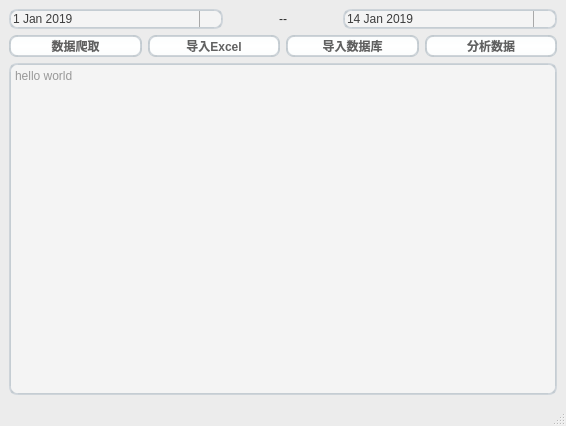
<?xml version="1.0" encoding="UTF-8"?>
<ui version="4.0">
 <class>MainWindow</class>
 <widget class="QMainWindow" name="MainWindow">
  <property name="geometry">
   <rect>
    <x>0</x>
    <y>0</y>
    <width>566</width>
    <height>426</height>
   </rect>
  </property>
  <property name="windowTitle">
   <string>MainWindow</string>
  </property>
  <property name="styleSheet">
   <string notr="true">/*
 * MacOS Style Sheet for QT Applications
 * Author: Jaime A. Quiroga P.
 * Company: GTRONICK
 * Last updated: 25/12/2020, 23:10.
 * Available at: https://github.com/GTRONICK/QSS/blob/master/MacOS.qss
 */
QMainWindow {
    background-color:#ececec;
}
QPushButton, QToolButton, QCommandLinkButton{
    padding: 0 5px 0 5px;
    border-style: solid;
    border-top-color: qlineargradient(spread:pad, x1:0, y1:0, x2:0, y2:1, stop:0 #c1c9cf, stop:1 #d2d8dd);
    border-right-color: qlineargradient(spread:pad, x1:1, y1:0, x2:0, y2:0, stop:0 #c1c9cf, stop:1 #d2d8dd);
    border-bottom-color: qlineargradient(spread:pad, x1:0, y1:1, x2:0, y2:0, stop:0 #c1c9cf, stop:1 #d2d8dd);
    border-left-color: qlineargradient(spread:pad, x1:0, y1:0, x2:1, y2:0, stop:0 #c1c9cf, stop:1 #d2d8dd);
    border-width: 2px;
    border-radius: 8px;
    color: #616161;
    font-weight: bold;
    background-color: qlineargradient(spread:pad, x1:0.5, y1:0, x2:0.5, y2:1, stop:0 #fbfdfd, stop:0.5 #ffffff, stop:1 #fbfdfd);
}
QPushButton::default, QToolButton::default, QCommandLinkButton::default{
    border: 2px solid transparent;
    color: #FFFFFF;
    background-color: qlineargradient(spread:pad, x1:0.5, y1:0, x2:0.5, y2:1, stop:0 #84afe5, stop:1 #1168e4);
}
QPushButton:hover, QToolButton:hover, QCommandLinkButton:hover{
    color: #3d3d3d;
}
QPushButton:pressed, QToolButton:pressed, QCommandLinkButton:pressed{
    color: #aeaeae;
    background-color: qlineargradient(spread:pad, x1:0.5, y1:0, x2:0.5, y2:1, stop:0 #ffffff, stop:0.5 #fbfdfd, stop:1 #ffffff);
}
QPushButton:disabled, QToolButton:disabled, QCommandLinkButton:disabled{
    color: #616161;
    background-color: qlineargradient(spread:pad, x1:0.5, y1:0, x2:0.5, y2:1, stop:0 #dce7eb, stop:0.5 #e0e8eb, stop:1 #dee7ec);
}
QLineEdit, QTextEdit, QPlainTextEdit, QSpinBox, QDoubleSpinBox, QTimeEdit, QDateEdit, QDateTimeEdit {
    border-width: 2px;
    border-radius: 8px;
    border-style: solid;
    border-top-color: qlineargradient(spread:pad, x1:0.5, y1:1, x2:0.5, y2:0, stop:0 #c1c9cf, stop:1 #d2d8dd);
    border-right-color: qlineargradient(spread:pad, x1:0, y1:0, x2:1, y2:0, stop:0 #c1c9cf, stop:1 #d2d8dd);
    border-bottom-color: qlineargradient(spread:pad, x1:0.5, y1:0, x2:0.5, y2:1, stop:0 #c1c9cf, stop:1 #d2d8dd);
    border-left-color: qlineargradient(spread:pad, x1:1, y1:0, x2:0, y2:0, stop:0 #c1c9cf, stop:1 #d2d8dd);
    background-color: #f4f4f4;
    color: #3d3d3d;
}
QLineEdit:focus, QTextEdit:focus, QPlainTextEdit:focus, QSpinBox:focus, QDoubleSpinBox:focus, QTimeEdit:focus, QDateEdit:focus, QDateTimeEdit:focus {
    border-width: 2px;
    border-radius: 8px;
    border-style: solid;
    border-top-color: qlineargradient(spread:pad, x1:0.5, y1:1, x2:0.5, y2:0, stop:0 #85b7e3, stop:1 #9ec1db);
    border-right-color: qlineargradient(spread:pad, x1:0, y1:0, x2:1, y2:0, stop:0 #85b7e3, stop:1 #9ec1db);
    border-bottom-color: qlineargradient(spread:pad, x1:0.5, y1:0, x2:0.5, y2:1, stop:0 #85b7e3, stop:1 #9ec1db);
    border-left-color: qlineargradient(spread:pad, x1:1, y1:0, x2:0, y2:0, stop:0 #85b7e3, stop:1 #9ec1db);
    background-color: #f4f4f4;
    color: #3d3d3d;
}
QLineEdit:disabled, QTextEdit:disabled, QPlainTextEdit:disabled, QSpinBox:disabled, QDoubleSpinBox:disabled, QTimeEdit:disabled, QDateEdit:disabled, QDateTimeEdit:disabled {
    color: #b9b9b9;
}
QSpinBox::up-button, QDoubleSpinBox::up-button, QTimeEdit::up-button, QDateEdit::up-button, QDateTimeEdit::up-button {
    subcontrol-origin: padding;
    subcontrol-position: top right;
    width: 15px;
    color: #272727;
    border-left-width: 1px;
    border-left-color: darkgray;
    border-left-style: solid;
    border-top-right-radius: 3px;
    padding: 3px;
}
QSpinBox::down-button, QDoubleSpinBox::down-button, QTimeEdit::down-button, QDateEdit::down-button, QDateTimeEdit::down-button {
    subcontrol-origin: padding;
    subcontrol-position: bottom right;
    width: 15px;
    color: #272727;
    border-left-width: 1px;
    border-left-color: darkgray;
    border-left-style: solid;
    border-bottom-right-radius: 3px;
    padding: 3px;
}
QSpinBox::up-button:pressed, QDoubleSpinBox::up-button:pressed, QTimeEdit::up-button:pressed, QDateEdit::up-button:pressed, QDateTimeEdit::up-button:pressed {
    color: #aeaeae;
    background-color: qlineargradient(spread:pad, x1:0.5, y1:0, x2:0.5, y2:1, stop:0 #ffffff, stop:0.5 #fbfdfd, stop:1 #ffffff);
}
QSpinBox::down-button:pressed, QDoubleSpinBox::down-button:pressed, QTimeEdit::down-button:pressed, QDateEdit::down-button:pressed, QDateTimeEdit::down-button:pressed {
    color: #aeaeae;
    background-color: qlineargradient(spread:pad, x1:0.5, y1:0, x2:0.5, y2:1, stop:0 #ffffff, stop:0.5 #fbfdfd, stop:1 #ffffff);
}
QSpinBox::up-button:hover, QDoubleSpinBox::up-button:hover, QTimeEdit::up-button:hover, QDateEdit::up-button:hover, QDateTimeEdit::up-button:hover {
    color: #FFFFFF;
    border-top-right-radius: 5px;
    background-color: qlineargradient(spread:pad, x1:0.5, y1:0, x2:0.5, y2:1, stop:0 #84afe5, stop:1 #1168e4);
    
}
QSpinBox::down-button:hover, QDoubleSpinBox::down-button:hover, QTimeEdit::down-button:hover, QDateEdit::down-button:hover, QDateTimeEdit::down-button:hover {
    color: #FFFFFF;
    border-bottom-right-radius: 5px;
    background-color: qlineargradient(spread:pad, x1:0.5, y1:0, x2:0.5, y2:1, stop:0 #84afe5, stop:1 #1168e4);
}
QSpinBox::up-arrow, QDoubleSpinBox::up-arrow, QTimeEdit::up-arrow, QDateEdit::up-arrow, QDateTimeEdit::up-arrow {
    image: url(/usr/share/icons/Adwaita/16x16/actions/go-up-symbolic.symbolic.png);
}
QSpinBox::down-arrow, QDoubleSpinBox::down-arrow, QTimeEdit::down-arrow, QDateEdit::down-arrow, QDateTimeEdit::down-arrow {
    image: url(/usr/share/icons/Adwaita/16x16/actions/go-down-symbolic.symbolic.png);
}
QProgressBar {
    max-height: 8px;
    text-align: center;
    font: italic bold 11px;
    color: #3d3d3d;
    border: 1px solid transparent;
    border-radius:4px;
    background-color: qlineargradient(spread:pad, x1:0, y1:0, x2:0, y2:1, stop:0 #ddd5d5, stop:0.5 #dad3d3, stop:1 #ddd5d5);
}
QProgressBar::chunk {
    background-color: qlineargradient(spread:pad, x1:0, y1:0, x2:0, y2:1, stop:0 #467dd1, stop:0.5 #3b88fc, stop:1 #467dd1);
    border-radius: 4px;
}
QProgressBar:disabled {
    color: #616161;
}
QProgressBar::chunk:disabled {
    background-color: #aeaeae;
}
QSlider::groove {
    border: 1px solid #bbbbbb;
    background-color: #52595d;
    border-radius: 4px;
}
QSlider::groove:horizontal {
    height: 6px;
}
QSlider::groove:vertical {
    width: 6px;
}
QSlider::handle:horizontal {
    background: #ffffff;
    border-style: solid;
    border-width: 1px;
    border-color: rgb(207,207,207);
    width: 12px;
    margin: -5px 0;
    border-radius: 7px;
}
QSlider::handle:vertical {
    background: #ffffff;
    border-style: solid;
    border-width: 1px;
    border-color: rgb(207,207,207);
    height: 12px;
    margin: 0 -5px;
    border-radius: 7px;
}
QSlider::add-page, QSlider::sub-page {
    border: 1px transparent;
    background-color: #52595d;
    border-radius: 4px;
}
QSlider::add-page:horizontal {
    background: qlineargradient(spread:pad, x1:0, y1:0, x2:0, y2:1, stop:0 #ddd5d5, stop:0.5 #dad3d3, stop:1 #ddd5d5);
}
QSlider::sub-page:horizontal {
    background-color: qlineargradient(spread:pad, x1:0, y1:0, x2:1, y2:0, stop:0 #467dd1, stop:0.5 #3b88fc, stop:1 #467dd1);
}
QSlider::add-page:vertical {
    background-color: qlineargradient(spread:pad, x1:0, y1:0, x2:0, y2:1, stop:0 #467dd1, stop:0.5 #3b88fc, stop:1 #467dd1);
}
QSlider::sub-page:vertical {
    background: qlineargradient(spread:pad, x1:0, y1:0, x2:1, y2:0, stop:0 #ddd5d5, stop:0.5 #dad3d3, stop:1 #ddd5d5);
}
QSlider::add-page:horizontal:disabled, QSlider::sub-page:horizontal:disabled, QSlider::add-page:vertical:disabled, QSlider::sub-page:vertical:disabled {
    background: #b9b9b9;
}
QComboBox, QFontComboBox {
    border-width: 2px;
    border-radius: 8px;
    border-style: solid;
    border-top-color: qlineargradient(spread:pad, x1:0.5, y1:1, x2:0.5, y2:0, stop:0 #c1c9cf, stop:1 #d2d8dd);
    border-right-color: qlineargradient(spread:pad, x1:0, y1:0, x2:1, y2:0, stop:0 #c1c9cf, stop:1 #d2d8dd);
    border-bottom-color: qlineargradient(spread:pad, x1:0.5, y1:0, x2:0.5, y2:1, stop:0 #c1c9cf, stop:1 #d2d8dd);
    border-left-color: qlineargradient(spread:pad, x1:1, y1:0, x2:0, y2:0, stop:0 #c1c9cf, stop:1 #d2d8dd);
    background-color: #f4f4f4;
    color: #272727;
    padding-left: 5px;
}
QComboBox:editable, QComboBox:!editable, QComboBox::drop-down:editable, QComboBox:!editable:on, QComboBox::drop-down:editable:on {
    background: #ffffff;
}
QComboBox::drop-down {
    subcontrol-origin: padding;
    subcontrol-position: top right;
    width: 15px;
    color: #272727;
    border-left-width: 1px;
    border-left-color: darkgray;
    border-left-style: solid;
    border-top-right-radius: 3px;
    border-bottom-right-radius: 3px;
}
QComboBox::down-arrow {
    image: url(/usr/share/icons/Adwaita/16x16/actions/go-down-symbolic.symbolic.png); /*Adawaita icon thene*/
}

QComboBox::down-arrow:on {
    top: 1px;
    left: 1px;
}
QComboBox QAbstractItemView {
    border: 1px solid darkgray;
    border-radius: 8px;
    selection-background-color: #dadada;
    selection-color: #272727;
    color: #272727;
    background: white;
}
QLabel, QCheckBox, QRadioButton {
    color: #272727;
}
QCheckBox {
    padding: 2px;
}
QCheckBox:disabled, QRadioButton:disabled {
    color: #808086;
    padding: 2px;
}

QCheckBox:hover {
    border-radius:4px;
    border-style:solid;
    padding-left: 1px;
    padding-right: 1px;
    padding-bottom: 1px;
    padding-top: 1px;
    border-width:1px;
    border-color: transparent;
}
QCheckBox::indicator:checked {
    image: url(/usr/share/icons/Adwaita/16x16/actions/object-select-symbolic.symbolic.png);
    height: 15px;
    width: 15px;
    border-style:solid;
    border-width: 1px;
    border-color: #48a5fd;
    color: #ffffff;
    border-radius: 3px;
    background-color: qlineargradient(spread:pad, x1:0, y1:0, x2:0, y2:1, stop:0 #48a5fd, stop:0.5 #329cfb, stop:1 #48a5fd);
}
QCheckBox::indicator:unchecked {
    
    height: 15px;
    width: 15px;
    border-style:solid;
    border-width: 1px;
    border-color: #48a5fd;
    border-radius: 3px;
    background-color: #fbfdfa;
}
QLCDNumber {
    color: #616161;;
}
QMenuBar {
    background-color: #ececec;
}
QMenuBar::item {
    color: #616161;
    spacing: 3px;
    padding: 1px 4px;
    background-color: #ececec;
}

QMenuBar::item:selected {
    background-color: #dadada;
    color: #3d3d3d;
}
QMenu {
    background-color: #ececec;
}
QMenu::item:selected {
    background-color: #dadada;
    color: #3d3d3d;
}
QMenu::item {
    color: #616161;;
    background-color: #e0e0e0;
}
QTabWidget {
    color:rgb(0,0,0);
    background-color:#000000;
}
QTabWidget::pane {
    border-color: #050a0e;
    background-color: #e0e0e0;
    border-width: 1px;
    border-radius: 4px;
    position: absolute;
    top: -0.5em;
    padding-top: 0.5em;
}

QTabWidget::tab-bar {
    alignment: center;
}

QTabBar::tab {
    border-bottom: 1px solid #c0c0c0;
    padding: 3px;
    color: #272727;
    background-color: #fefefc;
    margin-left:0px;
}
QTabBar::tab:!last {
    border-right: 1px solid;
    border-right-color: #c0c0c0;
    border-bottom-color: #c0c0c0;
}
QTabBar::tab:first {
    border-top-left-radius: 4px;
    border-bottom-left-radius: 4px;
}
QTabBar::tab:last {
    border-top-right-radius: 4px;
    border-bottom-right-radius: 4px;
}
QTabBar::tab:selected, QTabBar::tab:last:selected, QTabBar::tab:hover {
    color: #FFFFFF;
    background-color: qlineargradient(spread:pad, x1:0.5, y1:0, x2:0.5, y2:1, stop:0 #84afe5, stop:1 #1168e4);
}
QRadioButton::indicator {
    height: 14px;
    width: 14px;
    border-style:solid;
    border-radius:7px;
    border-width: 1px;
}
QRadioButton::indicator:checked {
    border-color: #48a5fd;
    background-color: qradialgradient(cx:0.5, cy:0.5, radius:0.4,fx:0.5, fy:0.5, stop:0 #ffffff, stop:0.5 #ffffff, stop:0.6 #48a5fd, stop:1 #48a5fd);
}
QRadioButton::indicator:!checked {
    border-color: #a9b7c6;
    background-color: #fbfdfa;
}
QStatusBar {
    color:#027f7f;
}

QDial {
    background: #16a085;
}

QToolBox {
    color: #a9b7c6;
    background-color: #222b2e;
}
QToolBox::tab {
    color: #a9b7c6;
    background-color:#222b2e;
}
QToolBox::tab:selected {
    color: #FFFFFF;
    background-color:#222b2e;
}
QScrollArea {
    color: #FFFFFF;
    background-color:#222b2e;
}

QScrollBar:horizontal {
	max-height: 10px;
	border: 1px transparent grey;
	margin: 0px 20px 0px 20px;
	background: transparent;
}
QScrollBar:vertical {
	max-width: 10px;
	border: 1px transparent grey;
	margin: 20px 0px 20px 0px;
	background: transparent;
}
QScrollBar::handle:vertical, QScrollBar::handle:horizontal {
	background: #52595d;
	border-style: transparent;
	border-radius: 4px;
	min-height: 25px;
}
QScrollBar::handle:horizontal:hover, QScrollBar::handle:vertical:hover {
	background: qlineargradient(spread:pad, x1:0, y1:0, x2:1, y2:0, stop:0 #467dd1, stop:0.5 #3b88fc, stop:1 #467dd1);
}
QScrollBar::add-line, QScrollBar::sub-line {
    border: 2px transparent grey;
    border-radius: 4px;
    subcontrol-origin: margin;
    background: #b9b9b9;
}
QScrollBar::add-line:horizontal {
    width: 20px;
    subcontrol-position: right;
}
QScrollBar::add-line:vertical {
    height: 20px;
    subcontrol-position: bottom;
}
QScrollBar::sub-line:horizontal {
    width: 20px;
    subcontrol-position: left;
}
QScrollBar::sub-line:vertical {
    height: 20px;
    subcontrol-position: top;
}
QScrollBar::add-line:vertical:pressed, QScrollBar::add-line:horizontal:pressed, QScrollBar::sub-line:horizontal:pressed, QScrollBar::sub-line:vertical:pressed {
    background: qlineargradient(spread:pad, x1:0, y1:0, x2:1, y2:0, stop:0 #467dd1, stop:0.5 #3b88fc, stop:1 #467dd1);
}
QScrollBar::add-page:horizontal, QScrollBar::sub-page:horizontal, QScrollBar::add-page:vertical, QScrollBar::sub-page:vertical {
    background: none;
}
QScrollBar::up-arrow:vertical {
    image: url(/usr/share/icons/Adwaita/16x16/actions/go-up-symbolic.symbolic.png);
}
QScrollBar::down-arrow:vertical {
    image: url(/usr/share/icons/Adwaita/16x16/actions/go-down-symbolic.symbolic.png);
}
QScrollBar::left-arrow:horizontal {
    image: url(/usr/share/icons/Adwaita/16x16/actions/go-previous-symbolic.symbolic.png);
}
QScrollBar::right-arrow:horizontal {
    image: url(/usr/share/icons/Adwaita/16x16/actions/go-next-symbolic.symbolic.png);
}</string>
  </property>
  <property name="unifiedTitleAndToolBarOnMac">
   <bool>false</bool>
  </property>
  <widget class="QWidget" name="centralwidget">
   <property name="styleSheet">
    <string notr="true"/>
   </property>
   <layout class="QVBoxLayout" name="verticalLayout">
    <item>
     <layout class="QHBoxLayout" name="horizontalLayout">
      <property name="leftMargin">
       <number>0</number>
      </property>
      <property name="rightMargin">
       <number>0</number>
      </property>
      <item>
       <widget class="QDateEdit" name="startDateEdit">
        <property name="sizePolicy">
         <sizepolicy hsizetype="Minimum" vsizetype="Fixed">
          <horstretch>2</horstretch>
          <verstretch>0</verstretch>
         </sizepolicy>
        </property>
        <property name="dateTime">
         <datetime>
          <hour>0</hour>
          <minute>0</minute>
          <second>10</second>
          <year>2019</year>
          <month>1</month>
          <day>1</day>
         </datetime>
        </property>
       </widget>
      </item>
      <item>
       <widget class="QLabel" name="label">
        <property name="sizePolicy">
         <sizepolicy hsizetype="Minimum" vsizetype="Preferred">
          <horstretch>1</horstretch>
          <verstretch>0</verstretch>
         </sizepolicy>
        </property>
        <property name="text">
         <string>--</string>
        </property>
        <property name="alignment">
         <set>Qt::AlignCenter</set>
        </property>
       </widget>
      </item>
      <item>
       <widget class="QDateEdit" name="endDateEdit">
        <property name="sizePolicy">
         <sizepolicy hsizetype="Minimum" vsizetype="Fixed">
          <horstretch>2</horstretch>
          <verstretch>0</verstretch>
         </sizepolicy>
        </property>
        <property name="dateTime">
         <datetime>
          <hour>0</hour>
          <minute>0</minute>
          <second>0</second>
          <year>2019</year>
          <month>1</month>
          <day>14</day>
         </datetime>
        </property>
       </widget>
      </item>
     </layout>
    </item>
    <item>
     <layout class="QHBoxLayout" name="horizontalLayout_2">
      <item>
       <widget class="QPushButton" name="crawl">
        <property name="sizePolicy">
         <sizepolicy hsizetype="Minimum" vsizetype="Fixed">
          <horstretch>0</horstretch>
          <verstretch>0</verstretch>
         </sizepolicy>
        </property>
        <property name="text">
         <string>数据爬取</string>
        </property>
        <property name="myclass" stdset="0">
         <string>bar2btn</string>
        </property>
       </widget>
      </item>
      <item>
       <widget class="QPushButton" name="exportToExcel">
        <property name="text">
         <string>导入Excel</string>
        </property>
        <property name="myclass" stdset="0">
         <string>bar2btn</string>
        </property>
       </widget>
      </item>
      <item>
       <widget class="QPushButton" name="exportToDB">
        <property name="text">
         <string>导入数据库</string>
        </property>
        <property name="myclass" stdset="0">
         <string>bar2btn</string>
        </property>
       </widget>
      </item>
      <item>
       <widget class="QPushButton" name="analyze">
        <property name="text">
         <string>分析数据</string>
        </property>
        <property name="myclass" stdset="0">
         <string>bar2btn</string>
        </property>
       </widget>
      </item>
     </layout>
    </item>
    <item>
     <widget class="QTextEdit" name="textBrowser">
      <property name="acceptRichText">
       <bool>true</bool>
      </property>
      <property name="placeholderText">
       <string>hello world</string>
      </property>
     </widget>
    </item>
   </layout>
  </widget>
  <widget class="QMenuBar" name="menubar">
   <property name="geometry">
    <rect>
     <x>0</x>
     <y>0</y>
     <width>566</width>
     <height>19</height>
    </rect>
   </property>
  </widget>
  <widget class="QStatusBar" name="statusbar"/>
 </widget>
 <resources/>
 <connections/>
</ui>
